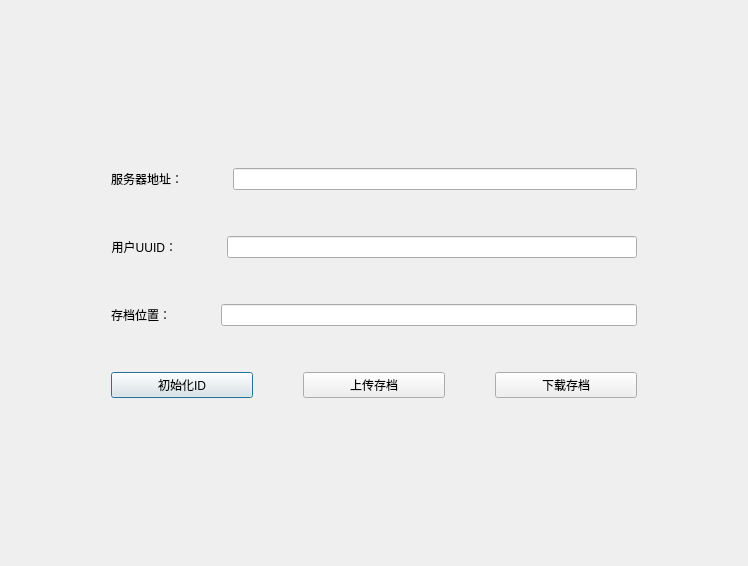
<?xml version="1.0" encoding="UTF-8"?>
<ui version="4.0">
 <class>Dialog</class>
 <widget class="QDialog" name="Dialog">
  <property name="geometry">
   <rect>
    <x>0</x>
    <y>0</y>
    <width>748</width>
    <height>566</height>
   </rect>
  </property>
  <property name="windowTitle">
   <string>戴森球计划云存档1.0</string>
  </property>
  <property name="windowIcon">
   <iconset>
    <normaloff>logo.png</normaloff>logo.png</iconset>
  </property>
  <layout class="QVBoxLayout" name="verticalLayout_2">
   <item>
    <layout class="QVBoxLayout" name="verticalLayout">
     <item>
      <spacer name="verticalSpacer">
       <property name="orientation">
        <enum>Qt::Vertical</enum>
       </property>
       <property name="sizeType">
        <enum>QSizePolicy::Fixed</enum>
       </property>
       <property name="sizeHint" stdset="0">
        <size>
         <width>20</width>
         <height>100</height>
        </size>
       </property>
      </spacer>
     </item>
     <item>
      <layout class="QHBoxLayout" name="horizontalLayout">
       <property name="spacing">
        <number>50</number>
       </property>
       <property name="leftMargin">
        <number>100</number>
       </property>
       <property name="rightMargin">
        <number>100</number>
       </property>
       <item>
        <widget class="QLabel" name="label_3">
         <property name="text">
          <string>服务器地址：</string>
         </property>
         <property name="alignment">
          <set>Qt::AlignRight|Qt::AlignTrailing|Qt::AlignVCenter</set>
         </property>
        </widget>
       </item>
       <item>
        <widget class="QLineEdit" name="lineEdit_3"/>
       </item>
      </layout>
     </item>
     <item>
      <spacer name="verticalSpacer_5">
       <property name="orientation">
        <enum>Qt::Vertical</enum>
       </property>
       <property name="sizeType">
        <enum>QSizePolicy::Fixed</enum>
       </property>
       <property name="sizeHint" stdset="0">
        <size>
         <width>20</width>
         <height>40</height>
        </size>
       </property>
      </spacer>
     </item>
     <item>
      <layout class="QHBoxLayout" name="horizontalLayout_5">
       <property name="spacing">
        <number>50</number>
       </property>
       <property name="leftMargin">
        <number>100</number>
       </property>
       <property name="rightMargin">
        <number>100</number>
       </property>
       <property name="bottomMargin">
        <number>0</number>
       </property>
       <item>
        <widget class="QLabel" name="label_2">
         <property name="text">
          <string>用户UUID：</string>
         </property>
         <property name="alignment">
          <set>Qt::AlignRight|Qt::AlignTrailing|Qt::AlignVCenter</set>
         </property>
        </widget>
       </item>
       <item>
        <widget class="QLineEdit" name="lineEdit_2">
         <property name="styleSheet">
          <string notr="true">QLineEdit {
    color: white;
}
</string>
         </property>
        </widget>
       </item>
      </layout>
     </item>
     <item>
      <spacer name="verticalSpacer_3">
       <property name="orientation">
        <enum>Qt::Vertical</enum>
       </property>
       <property name="sizeType">
        <enum>QSizePolicy::Fixed</enum>
       </property>
       <property name="sizeHint" stdset="0">
        <size>
         <width>20</width>
         <height>40</height>
        </size>
       </property>
      </spacer>
     </item>
     <item>
      <layout class="QHBoxLayout" name="horizontalLayout_7">
       <property name="spacing">
        <number>50</number>
       </property>
       <property name="leftMargin">
        <number>100</number>
       </property>
       <property name="rightMargin">
        <number>100</number>
       </property>
       <item>
        <widget class="QLabel" name="label">
         <property name="text">
          <string>存档位置：</string>
         </property>
         <property name="alignment">
          <set>Qt::AlignRight|Qt::AlignTrailing|Qt::AlignVCenter</set>
         </property>
        </widget>
       </item>
       <item>
        <widget class="QLineEdit" name="lineEdit">
         <property name="sizePolicy">
          <sizepolicy hsizetype="Expanding" vsizetype="Fixed">
           <horstretch>0</horstretch>
           <verstretch>0</verstretch>
          </sizepolicy>
         </property>
         <property name="cursor">
          <cursorShape>IBeamCursor</cursorShape>
         </property>
         <property name="focusPolicy">
          <enum>Qt::NoFocus</enum>
         </property>
         <property name="contextMenuPolicy">
          <enum>Qt::DefaultContextMenu</enum>
         </property>
         <property name="acceptDrops">
          <bool>true</bool>
         </property>
         <property name="styleSheet">
          <string notr="true">QLineEdit {
    color: white;
}
</string>
         </property>
         <property name="text">
          <string>%HOMEPATH%\Documents\Dyson Sphere Program\Save</string>
         </property>
         <property name="dragEnabled">
          <bool>false</bool>
         </property>
         <property name="readOnly">
          <bool>true</bool>
         </property>
        </widget>
       </item>
      </layout>
     </item>
     <item>
      <spacer name="verticalSpacer_4">
       <property name="orientation">
        <enum>Qt::Vertical</enum>
       </property>
       <property name="sizeType">
        <enum>QSizePolicy::Fixed</enum>
       </property>
       <property name="sizeHint" stdset="0">
        <size>
         <width>20</width>
         <height>40</height>
        </size>
       </property>
      </spacer>
     </item>
     <item>
      <layout class="QHBoxLayout" name="horizontalLayout_6">
       <property name="spacing">
        <number>50</number>
       </property>
       <property name="leftMargin">
        <number>100</number>
       </property>
       <property name="rightMargin">
        <number>100</number>
       </property>
       <item>
        <widget class="QPushButton" name="pushButton">
         <property name="text">
          <string>初始化ID</string>
         </property>
        </widget>
       </item>
       <item>
        <widget class="QPushButton" name="pushButton_2">
         <property name="text">
          <string>上传存档</string>
         </property>
        </widget>
       </item>
       <item>
        <widget class="QPushButton" name="pushButton_3">
         <property name="text">
          <string>下载存档</string>
         </property>
        </widget>
       </item>
      </layout>
     </item>
     <item>
      <spacer name="verticalSpacer_2">
       <property name="orientation">
        <enum>Qt::Vertical</enum>
       </property>
       <property name="sizeType">
        <enum>QSizePolicy::Fixed</enum>
       </property>
       <property name="sizeHint" stdset="0">
        <size>
         <width>20</width>
         <height>100</height>
        </size>
       </property>
      </spacer>
     </item>
    </layout>
   </item>
  </layout>
 </widget>
 <resources/>
 <connections/>
</ui>
